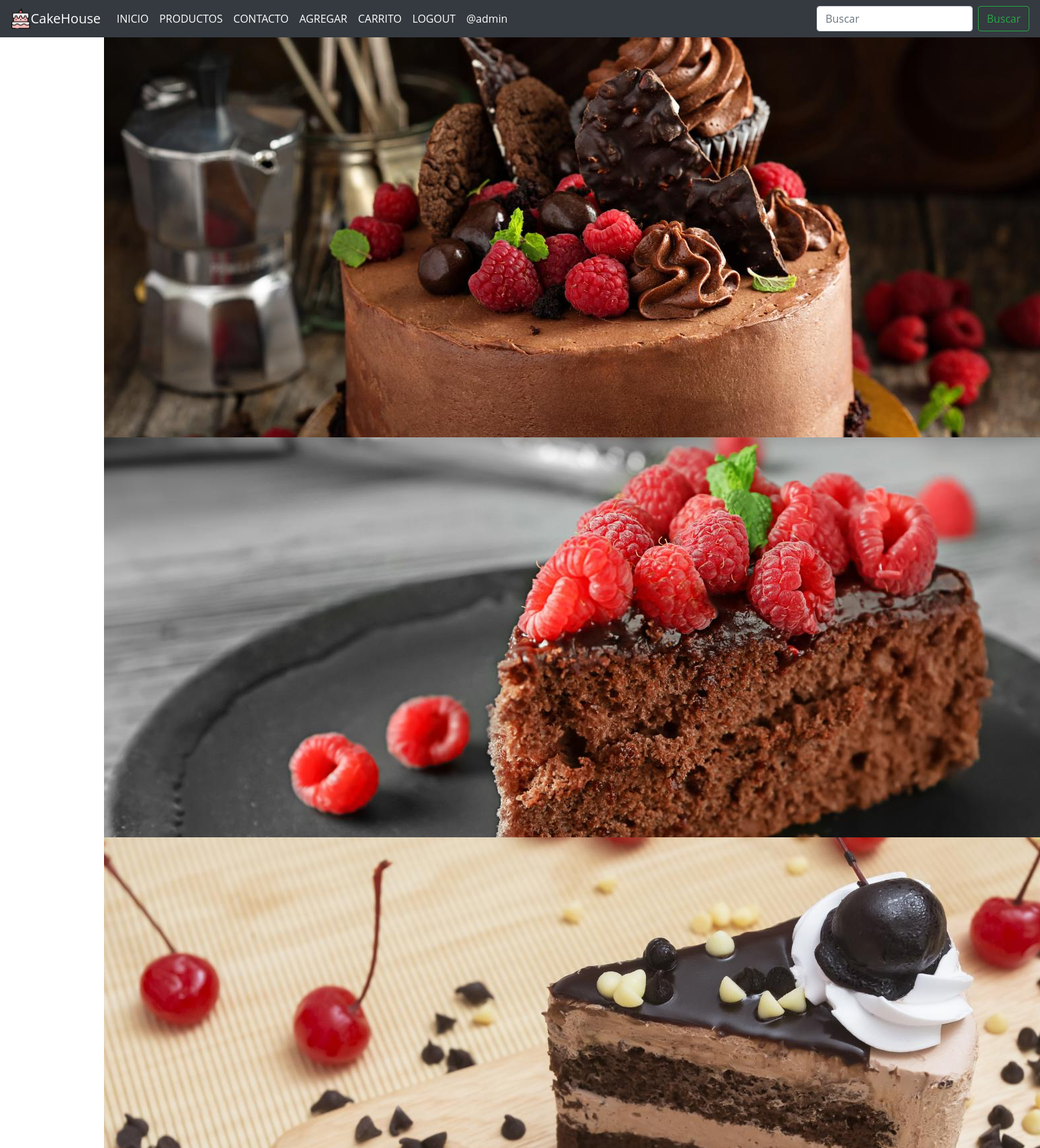
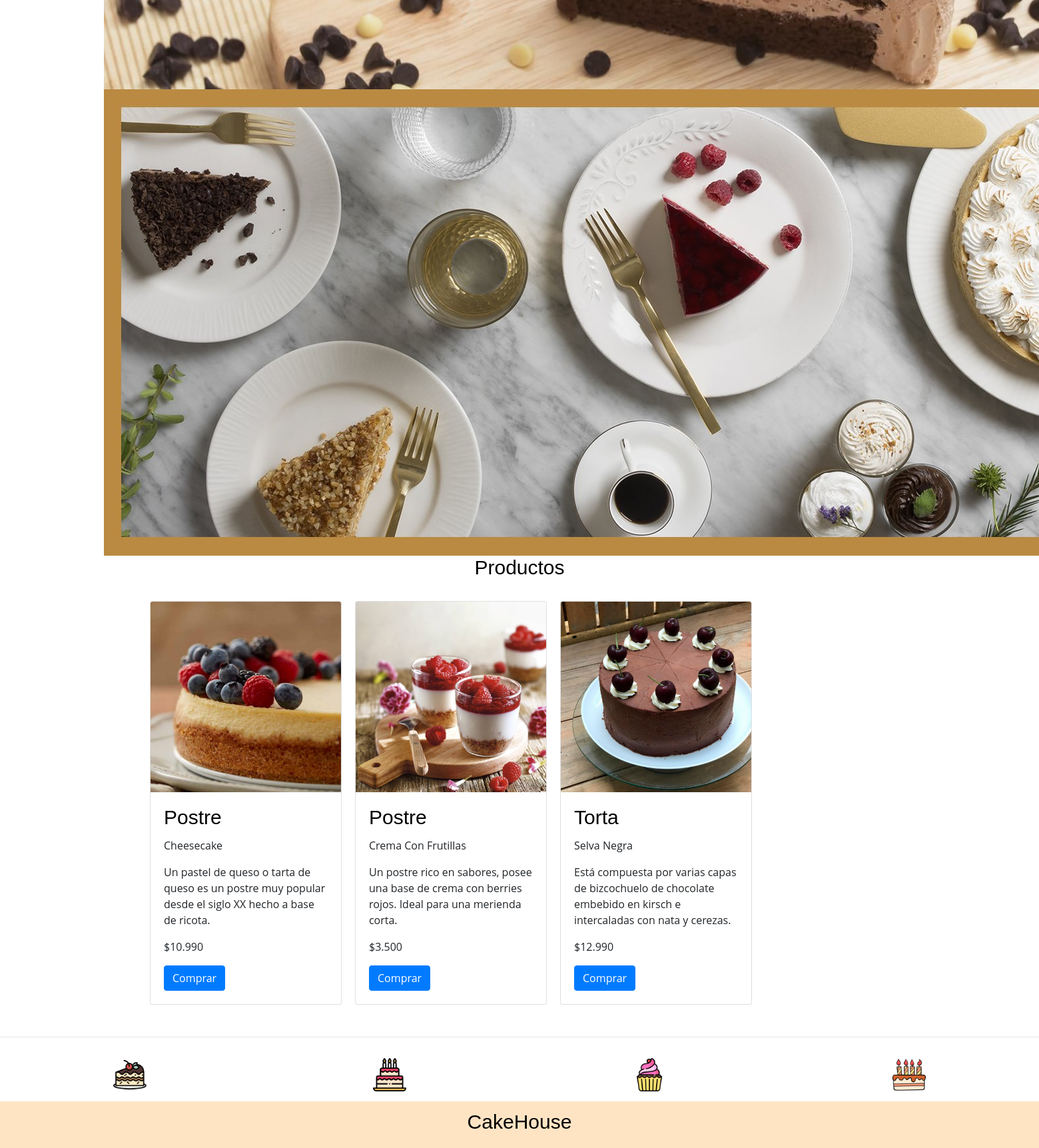
The app's page / (signed in) with its own data (2 pictures, top to bottom).
### app/models.py (models this page shows, shortened)
class Producto(models.Model):
    nombre = models.CharField(max_length=50)
    precio = models.IntegerField()
    descripcion = models.TextField()
    tipo = models.ForeignKey(Tipo, on_delete=models.PROTECT)
    fecha_fabricacion = models.DateField()
    image = models.ImageField(upload_to="productos", null=True)

class Tipo(models.Model):
    nombre = models.CharField(max_length=50)
    def __str__(self):
        return self.nombre

### app/views.py (the view)
# urls.py: path('', home, name="home"),
def home(request):
    productos = Producto.objects.all()
    data = {'productos': productos}
    return render(request, 'app/home.html', data)

### app/templates/app/home.html (shortened to what this page needs)
{% extends 'app/base.html' %}
{% load static %}
{% block css %}
<link rel="stylesheet" href="https://cdn.jsdelivr.net/bxslider/4.2.12/jquery.bxslider.css">
{% endblock %}
{% block contenido %}
<div class="slider">
    <div>
        <img src="{% static 'app/img/banner/pastel.jpg' %}" alt="">
    </div>
    <div>
        <img src="{% static 'app/img/banner/pastel2.jpg' %}" alt="">
    </div>
    <div>
        <img src="{% static 'app/img/banner/pastel3.jpg' %}" alt="">
    </div>
    <div>
        <img src="{% static 'app/img/banner/pastel4.jpg' %}" alt="">
    </div>
</div>
{% load humanize %}
<h3 class="container" style="text-align: center;">Productos</h3>
<br>
<div class="productos container">
    {% for p in productos %}
    <div class="card" style="width: 18rem; margin-right: 20px; margin-bottom: 2rem;">
        <img src="{{ p.image.url }}" class="card-img-top" alt="...">
        <div class="card-body">
            <h3 class="card-title">{{ p.tipo | capfirst }}</h3>
            <p class="card-text">{{ p.nombre | title }}</p>
            <p class="card-text">{{ p.descripcion }}</p>
            <p class="card-text">${{ p.precio | intcomma }}</p>
            <a href="#" class="btn btn-primary">Comprar</a>
        </div>
    </div>
    {% endfor %}
</div>
{% endblock %}

### app/templates/app/base.html (shortened to what this page needs)
<!DOCTYPE html>
<html lang="es">
<head>
    <link rel="stylesheet" href="https://cdn.jsdelivr.net/bxslider/4.2.12/jquery.bxslider.css">
    {% load static %}
    <link rel="stylesheet" href="https://cdn.jsdelivr.net/npm/bootstrap@4.6.0/dist/css/bootstrap.min.css"
>
    {% block css %}
    {% endblock %}
    <link rel="stylesheet" href="{% static 'app/css/estilos.css' %}">
</head>
<body>
    <nav class="navbar navbar-expand-md navbar-dark bg-dark">
        <img src="{% static 'app/img/pastel.png' %}" alt="" width="30" height="30">
        <a class="navbar-brand" href="{% url 'home' %}">CakeHouse</a>
        <div class="collapse navbar-collapse" id="navbarSupportedContent">
            <ul class="navbar-nav mr-auto">
                <li class="nav-item active">
                    <a class="nav-link" href="{% url 'home' %}">INICIO<span class="sr-only">(current)</span></a>
                </li>
                <li class="nav-item active">
                    <a class="nav-link" href="{% url 'productos' %}">PRODUCTOS<span class="sr-only">(current)</span></a>
                </li>
                <li class="nav-item active">
                    <a class="nav-link" href="{% url 'contacto' %}">CONTACTO<span class="sr-only">(current)</span></a>
                </li>
                {% if perms.app.add_producto %}
                <li class="nav-item active">
                    <a class="nav-link" href="{% url 'agregar_producto' %}">AGREGAR</a>
                </li>
                {% endif %}
                {% if perms.app.view_producto %}
                <li class="nav-item active">
                    <a class="nav-link" href="{% url 'listar_productos' %}">CARRITO</a>
                </li>
                {% endif %}
                {% if user.is_authenticated %}
                <li class="nav-item active">
                    <a class="nav-link" href="{% url 'logout' %}">LOGOUT<span class="sr-only">(current)</span></a>
                </li>
                <li class="nav-item active">
                    <a class="nav-link" href="#">@{{ user.username }}<span class="sr-only">(current)</span></a>
                </li>
                {% endif %}
            </ul>
            <form class="form-inline my-2 my-lg-0">
                <input class="form-control mr-sm-2" type="search" placeholder="Buscar" aria-label="Buscar">
                <button class="btn btn-outline-success my-2 my-sm-0" type="submit">Buscar</button>
            </form>
        </div>
    </nav>
    <div id="contenido">
        {% block contenido %}
        {% endblock %}
    </div>
    <hr>
    <footer>
        <div class="marcas">
            <img src="{% static 'app/img/footer/pastel2.png' %}" alt="">
            <img src="{% static 'app/img/footer/pastel3.png' %}" alt="">
            <img src="{% static 'app/img/footer/pastel4.png' %}" alt="">
            <img src="{% static 'app/img/footer/pastel5.png' %}" alt="">
        </div>
        <div class="logo_footer">
            <h3>CakeHouse</h3>
        </div>
    </footer>
</body>
</html>

### app/static/app/css/estilos.css (style rules this page uses)
* { margin:0; padding:0; }
body { background-color: rgb(255, 255, 255); font-family: 'Open Sans', sans-serif; }
nav { display: flex; justify-content: flex-end; align-items: center; height: 100%; }
nav a { color:white; text-decoration: none; }
#contenido { width: 80%; margin:auto; max-width: 1280px; min-height: 100vh; }
.productos { display: flex; flex-wrap: wrap; }
footer { width: 100%; height: 300px; background-color: bisque; }
footer > .marcas { width: 100%; height: 80px; background-color: #4A5568; display: flex; justify-content: space-around; align-items: center; }
footer > .marcas > img { width: 50px; }
footer > .logo_footer { display: flex; justify-content: center; align-items: center; height: calc(100% - 80px); }

### app/templates/app/base.html (style rules this page uses)
h3 { color: #000000; font-weight: normal; font-size: 30px; font-family: Arial; }
footer { width: 100%; height: 150px; background-color: bisque; }
footer > .marcas { width: 100%; height: 80px; background-color: rgb(255, 255, 255); display: flex; justify-content: space-around; align-items: center; }

### records on screen
Producto: image (picture), tipo "Postre", nombre "Cheesecake", descripcion "Un pastel de queso o tarta de queso es un postre muy popular desde el siglo XX hecho a base de ricota.", precio "10.990"
Producto: image (picture), tipo "Postre", nombre "Crema Con Frutillas", descripcion "Un postre rico en sabores, posee una base de crema con berries rojos. Ideal para una merienda corta.", precio "3.500"
Producto: image (picture), tipo "Torta", nombre "Selva Negra", descripcion "Está compuesta por varias capas de bizcochuelo de chocolate embebido en kirsch e intercaladas con nata y cerezas.", precio "12.990"

### other values on screen
{{ user.username }} "admin"
